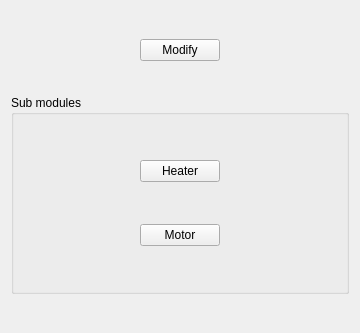
<?xml version="1.0" encoding="UTF-8"?>
<ui version="4.0">
 <class>SystemTracking::CRotaryValve</class>
 <widget class="QWidget" name="SystemTracking::CRotaryValve">
  <property name="geometry">
   <rect>
    <x>0</x>
    <y>0</y>
    <width>360</width>
    <height>333</height>
   </rect>
  </property>
  <property name="windowTitle">
   <string>Form</string>
  </property>
  <layout class="QGridLayout" name="gridLayout_2">
   <item row="1" column="0">
    <spacer name="horizontalSpacer_3">
     <property name="orientation">
      <enum>Qt::Horizontal</enum>
     </property>
     <property name="sizeHint" stdset="0">
      <size>
       <width>40</width>
       <height>20</height>
      </size>
     </property>
    </spacer>
   </item>
   <item row="2" column="1">
    <spacer name="verticalSpacer_5">
     <property name="orientation">
      <enum>Qt::Vertical</enum>
     </property>
     <property name="sizeHint" stdset="0">
      <size>
       <width>20</width>
       <height>40</height>
      </size>
     </property>
    </spacer>
   </item>
   <item row="4" column="1">
    <spacer name="verticalSpacer_6">
     <property name="orientation">
      <enum>Qt::Vertical</enum>
     </property>
     <property name="sizeHint" stdset="0">
      <size>
       <width>20</width>
       <height>40</height>
      </size>
     </property>
    </spacer>
   </item>
   <item row="0" column="1">
    <spacer name="verticalSpacer_4">
     <property name="orientation">
      <enum>Qt::Vertical</enum>
     </property>
     <property name="sizeHint" stdset="0">
      <size>
       <width>20</width>
       <height>40</height>
      </size>
     </property>
    </spacer>
   </item>
   <item row="1" column="1">
    <widget class="QPushButton" name="modifyRotaryValve">
     <property name="text">
      <string>Modify</string>
     </property>
    </widget>
   </item>
   <item row="1" column="2">
    <spacer name="horizontalSpacer_4">
     <property name="orientation">
      <enum>Qt::Horizontal</enum>
     </property>
     <property name="sizeHint" stdset="0">
      <size>
       <width>40</width>
       <height>20</height>
      </size>
     </property>
    </spacer>
   </item>
   <item row="3" column="0" colspan="3">
    <widget class="QGroupBox" name="groupBox">
     <property name="title">
      <string>Sub modules</string>
     </property>
     <layout class="QGridLayout" name="gridLayout">
      <item row="1" column="1">
       <widget class="QPushButton" name="modifyHeater">
        <property name="text">
         <string>Heater</string>
        </property>
       </widget>
      </item>
      <item row="3" column="1">
       <widget class="QPushButton" name="modifyMotor">
        <property name="text">
         <string>Motor</string>
        </property>
       </widget>
      </item>
      <item row="1" column="0">
       <spacer name="horizontalSpacer">
        <property name="orientation">
         <enum>Qt::Horizontal</enum>
        </property>
        <property name="sizeHint" stdset="0">
         <size>
          <width>40</width>
          <height>20</height>
         </size>
        </property>
       </spacer>
      </item>
      <item row="0" column="1">
       <spacer name="verticalSpacer">
        <property name="orientation">
         <enum>Qt::Vertical</enum>
        </property>
        <property name="sizeHint" stdset="0">
         <size>
          <width>20</width>
          <height>40</height>
         </size>
        </property>
       </spacer>
      </item>
      <item row="1" column="2">
       <spacer name="horizontalSpacer_2">
        <property name="orientation">
         <enum>Qt::Horizontal</enum>
        </property>
        <property name="sizeHint" stdset="0">
         <size>
          <width>40</width>
          <height>20</height>
         </size>
        </property>
       </spacer>
      </item>
      <item row="2" column="1">
       <spacer name="verticalSpacer_2">
        <property name="orientation">
         <enum>Qt::Vertical</enum>
        </property>
        <property name="sizeHint" stdset="0">
         <size>
          <width>20</width>
          <height>40</height>
         </size>
        </property>
       </spacer>
      </item>
      <item row="4" column="1">
       <spacer name="verticalSpacer_3">
        <property name="orientation">
         <enum>Qt::Vertical</enum>
        </property>
        <property name="sizeHint" stdset="0">
         <size>
          <width>20</width>
          <height>40</height>
         </size>
        </property>
       </spacer>
      </item>
     </layout>
    </widget>
   </item>
  </layout>
 </widget>
 <resources/>
 <connections/>
</ui>
